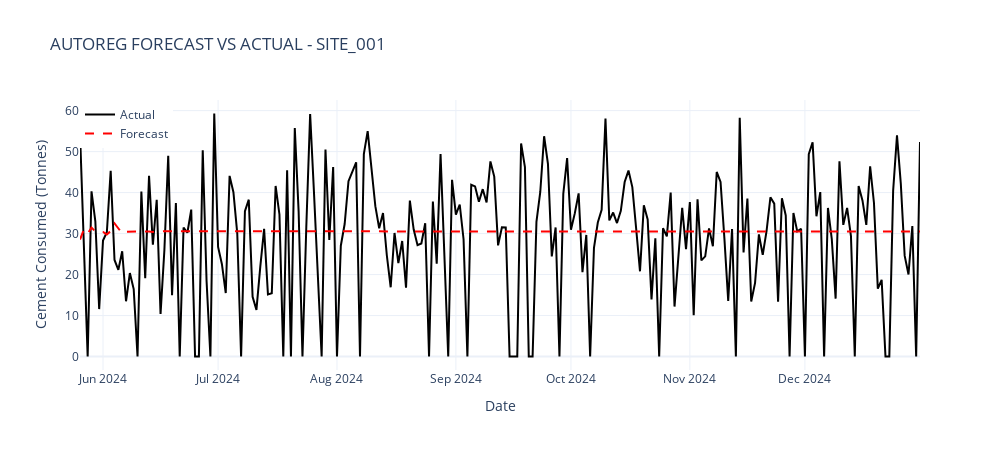

The code cell stored with this chart in its notebook:
### Code cell
import plotly.express as px
import plotly.graph_objects as go

import plotly.graph_objects as go

# Create figure
fig = go.Figure()

# Actual values
fig.add_trace(go.Scatter(
    x=y_test.index,
    y=y_test,
    mode='lines',
    name="Actual",
    line=dict(color='black')
))

# Forecasted values
fig.add_trace(go.Scatter(
    x=y_test.index,
    y=ar_forecast,
    mode='lines',
    name="Forecast",
    line=dict(color='red', dash='dash')
))

# Layout customization
fig.update_layout(
    title=f'AUTOREG FORECAST VS ACTUAL - {site_id}',
    xaxis_title="Date",
    yaxis_title="Cement Consumed (Tonnes)",
    legend=dict(x=0, y=1),
    template='plotly_white',
    width=1000,
    height=450
)

fig.show()

### Figure 1 — Plotly figure (JSON) as saved in the notebook; plotly's stock layout.template omitted (floating-point values rounded to 4 significant figures; data arrays with more than 128 entries replaced by an {"elided": "..."} marker saying what was removed)
{"data": [{"line": {"color": "black"}, "mode": "lines", "name": "Actual", "type": "scatter", "x": {"elided": "220 str values"}, "y": {"elided": "220 float values"}}, {"line": {"color": "red", "dash": "dash"}, "mode": "lines", "name": "Forecast", "type": "scatter", "x": {"elided": "220 str values"}, "y": {"elided": "220 float values"}}], "layout": {"height": 450, "legend": {"x": 0, "y": 1}, "title": {"text": "AUTOREG FORECAST VS ACTUAL - SITE_001"}, "width": 1000, "xaxis": {"autorange": true, "range": ["2024-05-26", "2024-12-31"], "title": {"text": "Date"}, "type": "date"}, "yaxis": {"autorange": true, "range": [-3.294, 62.58], "title": {"text": "Cement Consumed (Tonnes)"}, "type": "linear"}}}
